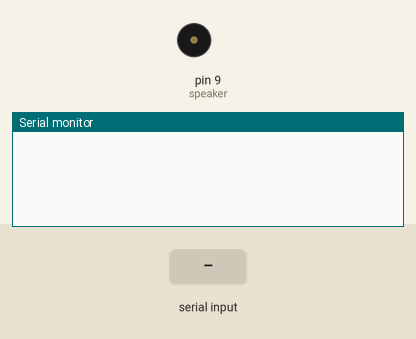
The sketch below on a simulated Arduino Uno, built with avr-gcc and run on an emulated ATmega328P. On the bench: buzzer (waves = sounding, pin HIGH), the last lines printed to the serial monitor. The test bench sets the inputs (shaded band).

Above: at 1.2 s.
1.3 s: "90,45\n" received over the second serial link
At 2.4 s:
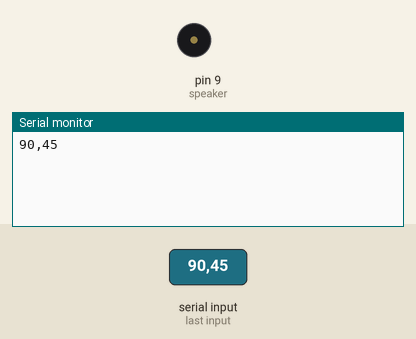
2.8 s: "5\n" received over the second serial link
At 3.5 s:
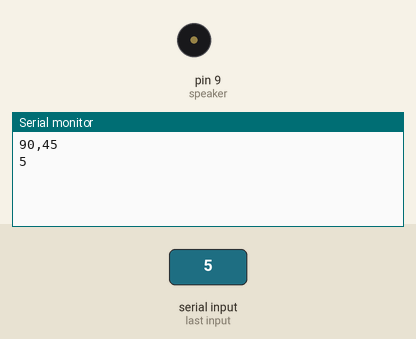
4.3 s: "P90\n" received over the second serial link
At 4.6 s:
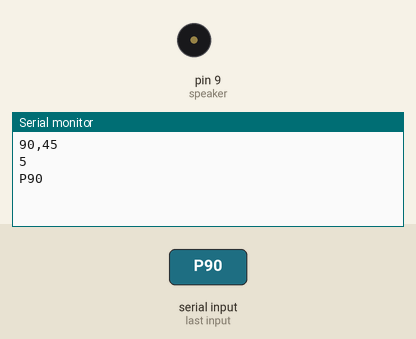

The sketch:

Bluetooth_Piano.ino
```cpp
#include <SoftwareSerial.h>

#define NOTE_C4 262
#define NOTE_D4 294
#define NOTE_E4 330
#define NOTE_F4 349
#define NOTE_G4 392
#define NOTE_A4 440
#define NOTE_B4 494
#define NOTE_C5 523

SoftwareSerial BTSerial(3, 2);
const int speaker = 9;

int notes[8] = {NOTE_C4, NOTE_D4, NOTE_E4, NOTE_F4, NOTE_G4, NOTE_A4, NOTE_B4, NOTE_C5};
String status[8] = {"Do1", "Re", "Mi", "Fa", "Sol", "Ra", "Si", "Do2"};
String buffer = "";

void setup()
{
    Serial.begin(9600);
    BTSerial.begin(9600);
    pinMode(speaker, OUTPUT);
}

void loop()
{
    if (BTSerial.available())
    {
        byte data = BTSerial.read();
        // Serial.println(data);
        if (data == '\n')
        {
            Serial.println(buffer);
            if (buffer[0] == 'P')
            {
                int value = buffer.substring(1).toInt() - 1;
                if (value >= 0 && value <= 8)
                {
                    run_tone(notes[value]);
                    Serial.println(status[value]);
                }
            }
            buffer = "";
        }
        else
        {
            buffer += (char)data;
        }
    }
}

void run_tone(int note)
{
    tone(speaker, note, 100);
}
```

Measured:
- after the input at 1.3 s, the serial monitor: prints a new line at once (image 1)
- after the input at 2.8 s, the serial monitor: prints a new line at once (image 2)
- after the input at 4.3 s, the serial monitor: prints a new line at once (image 3)
